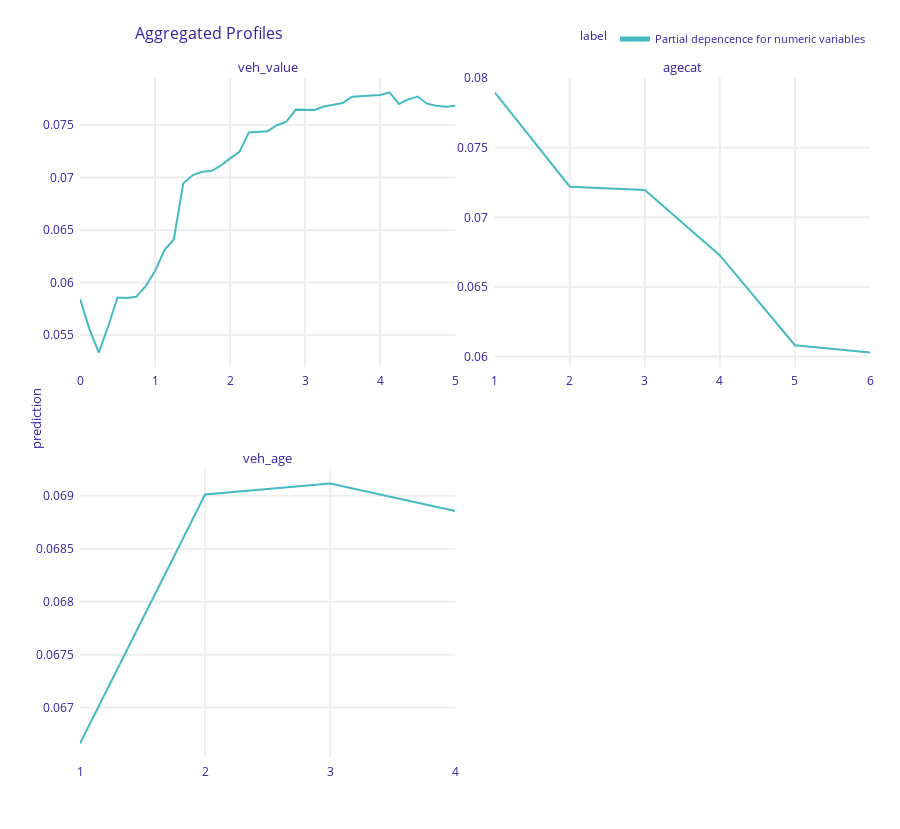
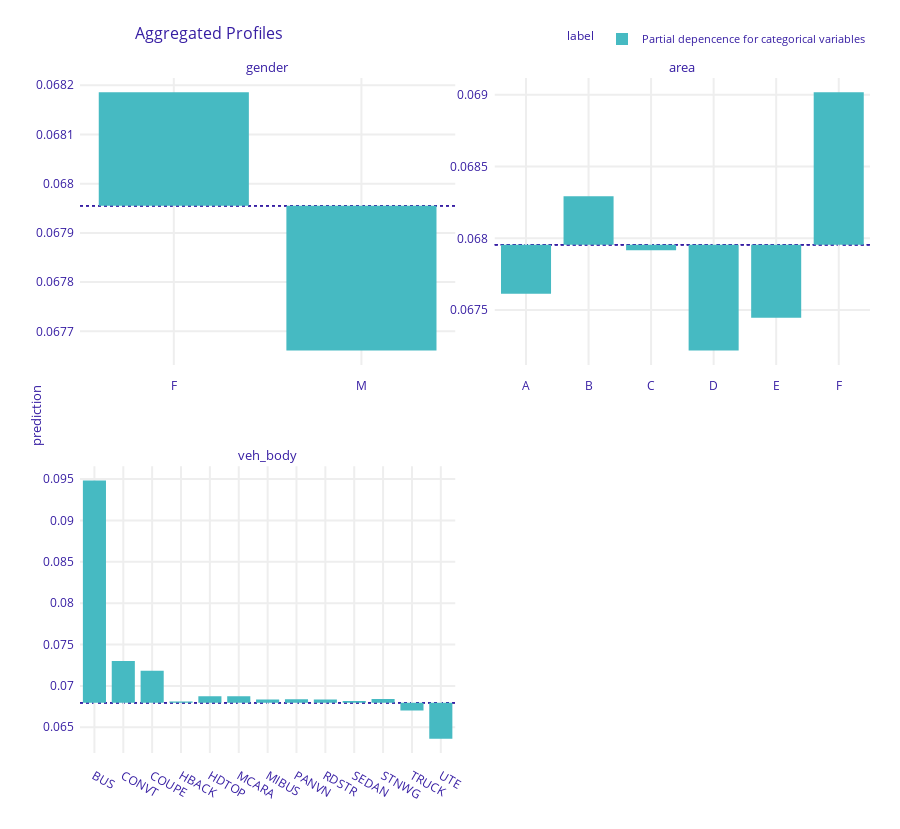

Notebook source saved alongside these figures, in order:
### Code cell
# Partial dependence plots
# Note: As soon as sklearn.inspect.PartialDependenceDisplay
# allows for passing a character grid, it is an option as well.
import dalex as dx

# Define explainer
exp = dx.Explainer(
    search,
    data=df_train,
    predict_function=lambda m, X: m.predict_proba(X)[:, 1],
    verbose=False,
)

# Plots
num_eval_at = {
    "veh_value": np.linspace(0, 5, 41),
    "agecat": sorted(car["agecat"].unique()),
    "veh_age": sorted(car["veh_age"].unique()),
}
pdp_num = exp.model_profile(
    variable_splits=num_eval_at,
    label="Partial depencence for numeric variables",
    verbose=False,
)
pdp_num.plot(facet_scales="free")

pdp_cat = exp.model_profile(
    variable_type="categorical",
    variable_splits=dict(zip(ord_vars, ord_levels)),
    label="Partial depencence for categorical variables",
    verbose=False,
)
pdp_cat.plot(facet_scales="free")

### Figure 1 — Plotly figure (JSON) as saved in the notebook; plotly's stock layout.template omitted (floating-point values rounded to 4 significant figures)
{"data": [{"customdata": [[0.0687, "Partial depencence for numeric variables", "veh_value"], [0.0687, "Partial depencence for numeric variables", "veh_value"], [0.0687, "Partial depencence for numeric variables", "veh_value"], [0.0687, "Partial depencence for numeric variables", "veh_value"], [0.0687, "Partial depencence for numeric variables", "veh_value"], [0.0687, "Partial depencence for numeric variables", "veh_value"], [0.0687, "Partial depencence for numeric variables", "veh_value"], [0.0687, "Partial depencence for numeric variables", "veh_value"], [0.0687, "Partial depencence for numeric variables", "veh_value"], [0.0687, "Partial depencence for numeric variables", "veh_value"], [0.0687, "Partial depencence for numeric variables", "veh_value"], [0.0687, "Partial depencence for numeric variables", "veh_value"], [0.0687, "Partial depencence for numeric variables", "veh_value"], [0.0687, "Partial depencence for numeric variables", "veh_value"], [0.0687, "Partial depencence for numeric variables", "veh_value"], [0.0687, "Partial depencence for numeric variables", "veh_value"], [0.0687, "Partial depencence for numeric variables", "veh_value"], [0.0687, "Partial depencence for numeric variables", "veh_value"], [0.0687, "Partial depencence for numeric variables", "veh_value"], [0.0687, "Partial depencence for numeric variables", "veh_value"], [0.0687, "Partial depencence for numeric variables", "veh_value"], [0.0687, "Partial depencence for numeric variables", "veh_value"], [0.0687, "Partial depencence for numeric variables", "veh_value"], [0.0687, "Partial depencence for numeric variables", "veh_value"], [0.0687, "Partial depencence for numeric variables", "veh_value"], [0.0687, "Partial depencence for numeric variables", "veh_value"], [0.0687, "Partial depencence for numeric variables", "veh_value"], [0.0687, "Partial depencence for numeric variables", "veh_value"], [0.0687, "Partial depencence for numeric variables", "veh_value"], [0.0687, "Partial depencence for numeric variables", "veh_value"], [0.0687, "Partial depencence for numeric variables", "veh_value"], [0.0687, "Partial depencence for numeric variables", "veh_value"], [0.0687, "Partial depencence for numeric variables", "veh_value"], [0.0687, "Partial depencence for numeric variables", "veh_value"], [0.0687, "Partial depencence for numeric variables", "veh_value"], [0.0687, "Partial depencence for numeric variables", "veh_value"], [0.0687, "Partial depencence for numeric variables", "veh_value"], [0.0687, "Partial depencence for numeric variables", "veh_value"], [0.0687, "Partial depencence for numeric variables", "veh_value"], [0.0687, "Partial depencence for numeric variables", "veh_value"], [0.0687, "Partial depencence for numeric variables", "veh_value"]], "hovertemplate": "<b>%{hovertext}</b><br><br>prediction=%{y:.3f}<br>mean_prediction=%{customdata[0]:.3f}<extra></extra>", "hovertext": ["Partial depencence for numeric variables", "Partial depencence for numeric variables", "Partial depencence for numeric variables", "Partial depencence for numeric variables", "Partial depencence for numeric variables", "Partial depencence for numeric variables", "Partial depencence for numeric variables", "Partial depencence for numeric variables", "Partial depencence for numeric variables", "Partial depencence for numeric variables", "Partial depencence for numeric variables", "Partial depencence for numeric variables", "Partial depencence for numeric variables", "Partial depencence for numeric variables", "Partial depencence for numeric variables", "Partial depencence for numeric variables", "Partial depencence for numeric variables", "Partial depencence for numeric variables", "Partial depencence for numeric variables", "Partial depencence for numeric variables", "Partial depencence for numeric variables", "Partial depencence for numeric variables", "Partial depencence for numeric variables", "Partial depencence for numeric variables", "Partial depencence for numeric variables", "Partial depencence for numeric variables", "Partial depencence for numeric variables", "Partial depencence for numeric variables", "Partial depencence for numeric variables", "Partial depencence for numeric variables", "Partial depencence for numeric variables", "Partial depencence for numeric variables", "Partial depencence for numeric variables", "Partial depencence for numeric variables", "Partial depencence for numeric variables", "Partial depencence for numeric variables", "Partial depencence for numeric variables", "Partial depencence for numeric variables", "Partial depencence for numeric variables", "Partial depencence for numeric variables", "Partial depencence for numeric variables"], "legendgroup": "Partial depencence for numeric variables", "line": {"color": "#46bac2", "dash": "solid", "width": 2}, "marker": {"symbol": "circle"}, "mode": "lines", "name": "Partial depencence for numeric variables", "opacity": 1, "orientation": "v", "showlegend": true, "type": "scatter", "x": [0, 0.125, 0.25, 0.375, 0.5, 0.625, 0.75, 0.875, 1, 1.125, 1.25, 1.375, 1.5, 1.625, 1.75, 1.875, 2, 2.125, 2.25, 2.375, 2.5, 2.625, 2.75, 2.875, 3, 3.125, 3.25, 3.375, 3.5, 3.625, 3.75, 3.875, 4, 4.125, 4.25, 4.375, 4.5, 4.625, 4.75, 4.875, 5], "xaxis": "x3", "y": [0.05843, 0.05557, 0.05332, 0.0558, 0.05857, 0.05852, 0.05862, 0.05966, 0.06109, 0.06308, 0.06409, 0.06943, 0.07021, 0.07055, 0.07062, 0.07114, 0.07182, 0.07244, 0.0743, 0.07436, 0.07442, 0.07498, 0.07533, 0.07647, 0.07643, 0.07644, 0.07677, 0.07695, 0.0771, 0.07769, 0.07776, 0.07775, 0.07786, 0.07811, 0.07701, 0.07745, 0.07772, 0.07704, 0.07684, 0.07674, 0.07683], "yaxis": "y3"}, {"customdata": [[0.0687, "Partial depencence for numeric variables", "agecat"], [0.0687, "Partial depencence for numeric variables", "agecat"], [0.0687, "Partial depencence for numeric variables", "agecat"], [0.0687, "Partial depencence for numeric variables", "agecat"], [0.0687, "Partial depencence for numeric variables", "agecat"], [0.0687, "Partial depencence for numeric variables", "agecat"]], "hovertemplate": "<b>%{hovertext}</b><br><br>prediction=%{y:.3f}<br>mean_prediction=%{customdata[0]:.3f}<extra></extra>", "hovertext": ["Partial depencence for numeric variables", "Partial depencence for numeric variables", "Partial depencence for numeric variables", "Partial depencence for numeric variables", "Partial depencence for numeric variables", "Partial depencence for numeric variables"], "legendgroup": "Partial depencence for numeric variables", "line": {"color": "#46bac2", "dash": "solid", "width": 2}, "marker": {"symbol": "circle"}, "mode": "lines", "name": "Partial depencence for numeric variables", "opacity": 1, "orientation": "v", "showlegend": false, "type": "scatter", "x": [1, 2, 3, 4, 5, 6], "xaxis": "x4", "y": [0.07898, 0.0722, 0.07197, 0.06726, 0.06081, 0.06028], "yaxis": "y4"}, {"customdata": [[0.0687, "Partial depencence for numeric variables", "veh_age"], [0.0687, "Partial depencence for numeric variables", "veh_age"], [0.0687, "Partial depencence for numeric variables", "veh_age"], [0.0687, "Partial depencence for numeric variables", "veh_age"]], "hovertemplate": "<b>%{hovertext}</b><br><br>prediction=%{y:.3f}<br>mean_prediction=%{customdata[0]:.3f}<extra></extra>", "hovertext": ["Partial depencence for numeric variables", "Partial depencence for numeric variables", "Partial depencence for numeric variables", "Partial depencence for numeric variables"], "legendgroup": "Partial depencence for numeric variables", "line": {"color": "#46bac2", "dash": "solid", "width": 2}, "marker": {"symbol": "circle"}, "mode": "lines", "name": "Partial depencence for numeric variables", "opacity": 1, "orientation": "v", "showlegend": false, "type": "scatter", "x": [1, 2, 3, 4], "xaxis": "x", "y": [0.06666, 0.06901, 0.06912, 0.06886], "yaxis": "y"}], "layout": {"annotations": [{"font": {"size": 13}, "showarrow": false, "text": "veh_age", "x": 0.2375, "xanchor": "center", "xref": "paper", "y": 0.425, "yanchor": "bottom", "yref": "paper"}, {"font": {"size": 13}, "showarrow": false, "text": "veh_value", "x": 0.2375, "xanchor": "center", "xref": "paper", "y": 1, "yanchor": "bottom", "yref": "paper"}, {"font": {"size": 13}, "showarrow": false, "text": "agecat", "x": 0.7625, "xanchor": "center", "xref": "paper", "y": 1, "yanchor": "bottom", "yref": "paper"}, {"font": {"size": 13}, "showarrow": false, "text": "prediction", "textangle": -90, "x": -0.07, "xref": "paper", "y": 0.5, "yref": "paper"}], "font": {"color": "#371ea3"}, "height": 829, "hovermode": "x unified", "legend": {"font": {"size": 11}, "itemsizing": "constant", "orientation": "h", "title": {"font": {"size": 12}, "text": "label"}, "tracegroupgap": 0, "x": 1, "xanchor": "right", "y": 1.036, "yanchor": "bottom"}, "margin": {"b": 71, "r": 30, "t": 78}, "title": {"font": {"size": 16}, "text": "Aggregated Profiles", "x": 0.15}, "xaxis": {"anchor": "y", "automargin": true, "domain": [0, 0.475], "fixedrange": true, "gridwidth": 2, "showticklabels": true, "tickcolor": "white", "ticklen": 3, "ticks": "outside", "title": {"text": ""}, "type": "linear", "zeroline": false}, "xaxis2": {"anchor": "y2", "automargin": true, "domain": [0.525, 1], "fixedrange": true, "gridwidth": 2, "showticklabels": true, "tickcolor": "white", "ticklen": 3, "ticks": "outside", "title": {"text": ""}, "type": "linear", "zeroline": false}, "xaxis3": {"anchor": "y3", "automargin": true, "domain": [0, 0.475], "fixedrange": true, "gridwidth": 2, "showticklabels": true, "tickcolor": "white", "ticklen": 3, "ticks": "outside", "title": {"text": ""}, "type": "linear", "zeroline": false}, "xaxis4": {"anchor": "y4", "automargin": true, "domain": [0.525, 1], "fixedrange": true, "gridwidth": 2, "showticklabels": true, "tickcolor": "white", "ticklen": 3, "ticks": "outside", "title": {"text": ""}, "type": "linear", "zeroline": false}, "yaxis": {"anchor": "x", "automargin": true, "domain": [0, 0.425], "fixedrange": true, "gridwidth": 2, "showticklabels": true, "tickcolor": "white", "ticklen": 3, "ticks": "outside", "title": {"text": ""}, "type": "linear", "zeroline": false}, "yaxis2": {"anchor": "x2", "automargin": true, "domain": [0, 0.425], "fixedrange": true, "gridwidth": 2, "showticklabels": true, "tickcolor": "white", "ticklen": 3, "ticks": "outside", "title": {"text": ""}, "type": "linear", "zeroline": false}, "yaxis3": {"anchor": "x3", "automargin": true, "domain": [0.575, 1], "fixedrange": true, "gridwidth": 2, "showticklabels": true, "tickcolor": "white", "ticklen": 3, "ticks": "outside", "title": {"text": ""}, "type": "linear", "zeroline": false}, "yaxis4": {"anchor": "x4", "automargin": true, "domain": [0.575, 1], "fixedrange": true, "gridwidth": 2, "showticklabels": true, "tickcolor": "white", "ticklen": 3, "ticks": "outside", "title": {"text": ""}, "type": "linear", "zeroline": false}}}

### Figure 2 — Plotly figure (JSON) as saved in the notebook; plotly's stock layout.template omitted (floating-point values rounded to 4 significant figures)
{"data": [{"alignmentgroup": "True", "base": [0.06796, 0.06796], "customdata": [[0.06819, "Partial depencence for categorical variables", "gender"], [0.06766, "Partial depencence for categorical variables", "gender"]], "hovertemplate": "<b>%{hovertext}</b><br><br>mean_prediction=%{base:.3f}<br>prediction=%{customdata[0]:.3f}<extra></extra>", "hovertext": ["Partial depencence for categorical variables", "Partial depencence for categorical variables"], "legendgroup": "Partial depencence for categorical variables", "marker": {"color": "#46bac2", "pattern": {"shape": ""}}, "name": "Partial depencence for categorical variables", "offsetgroup": "Partial depencence for categorical variables", "orientation": "v", "showlegend": true, "textposition": "auto", "type": "bar", "x": ["F", "M"], "xaxis": "x3", "y": [0.0002305, -0.0002942], "yaxis": "y3"}, {"alignmentgroup": "True", "base": [0.06796, 0.06796, 0.06796, 0.06796, 0.06796, 0.06796], "customdata": [[0.06761, "Partial depencence for categorical variables", "area"], [0.06829, "Partial depencence for categorical variables", "area"], [0.06792, "Partial depencence for categorical variables", "area"], [0.06722, "Partial depencence for categorical variables", "area"], [0.06745, "Partial depencence for categorical variables", "area"], [0.06902, "Partial depencence for categorical variables", "area"]], "hovertemplate": "<b>%{hovertext}</b><br><br>mean_prediction=%{base:.3f}<br>prediction=%{customdata[0]:.3f}<extra></extra>", "hovertext": ["Partial depencence for categorical variables", "Partial depencence for categorical variables", "Partial depencence for categorical variables", "Partial depencence for categorical variables", "Partial depencence for categorical variables", "Partial depencence for categorical variables"], "legendgroup": "Partial depencence for categorical variables", "marker": {"color": "#46bac2", "pattern": {"shape": ""}}, "name": "Partial depencence for categorical variables", "offsetgroup": "Partial depencence for categorical variables", "orientation": "v", "showlegend": false, "textposition": "auto", "type": "bar", "x": ["A", "B", "C", "D", "E", "F"], "xaxis": "x4", "y": [-0.0003411, 0.0003387, -3.904e-05, -0.0007366, -0.0005086, 0.001061], "yaxis": "y4"}, {"alignmentgroup": "True", "base": [0.06796, 0.06796, 0.06796, 0.06796, 0.06796, 0.06796, 0.06796, 0.06796, 0.06796, 0.06796, 0.06796, 0.06796, 0.06796], "customdata": [[0.09483, "Partial depencence for categorical variables", "veh_body"], [0.07302, "Partial depencence for categorical variables", "veh_body"], [0.07185, "Partial depencence for categorical variables", "veh_body"], [0.06812, "Partial depencence for categorical variables", "veh_body"], [0.06876, "Partial depencence for categorical variables", "veh_body"], [0.06875, "Partial depencence for categorical variables", "veh_body"], [0.06835, "Partial depencence for categorical variables", "veh_body"], [0.0684, "Partial depencence for categorical variables", "veh_body"], [0.06837, "Partial depencence for categorical variables", "veh_body"], [0.06819, "Partial depencence for categorical variables", "veh_body"], [0.06843, "Partial depencence for categorical variables", "veh_body"], [0.06702, "Partial depencence for categorical variables", "veh_body"], [0.06363, "Partial depencence for categorical variables", "veh_body"]], "hovertemplate": "<b>%{hovertext}</b><br><br>mean_prediction=%{base:.3f}<br>prediction=%{customdata[0]:.3f}<extra></extra>", "hovertext": ["Partial depencence for categorical variables", "Partial depencence for categorical variables", "Partial depencence for categorical variables", "Partial depencence for categorical variables", "Partial depencence for categorical variables", "Partial depencence for categorical variables", "Partial depencence for categorical variables", "Partial depencence for categorical variables", "Partial depencence for categorical variables", "Partial depencence for categorical variables", "Partial depencence for categorical variables", "Partial depencence for categorical variables", "Partial depencence for categorical variables"], "legendgroup": "Partial depencence for categorical variables", "marker": {"color": "#46bac2", "pattern": {"shape": ""}}, "name": "Partial depencence for categorical variables", "offsetgroup": "Partial depencence for categorical variables", "orientation": "v", "showlegend": false, "textposition": "auto", "type": "bar", "x": ["BUS", "CONVT", "COUPE", "HBACK", "HDTOP", "MCARA", "MIBUS", "PANVN", "RDSTR", "SEDAN", "STNWG", "TRUCK", "UTE"], "xaxis": "x", "y": [0.02688, 0.005064, 0.003892, 0.0001681, 0.0008005, 0.0007916, 0.0003977, 0.0004405, 0.0004164, 0.0002349, 0.0004757, -0.000932, -0.00433], "yaxis": "y"}], "layout": {"annotations": [{"font": {"size": 13}, "showarrow": false, "text": "veh_body", "x": 0.2375, "xanchor": "center", "xref": "paper", "y": 0.425, "yanchor": "bottom", "yref": "paper"}, {"font": {"size": 13}, "showarrow": false, "text": "gender", "x": 0.2375, "xanchor": "center", "xref": "paper", "y": 1, "yanchor": "bottom", "yref": "paper"}, {"font": {"size": 13}, "showarrow": false, "text": "area", "x": 0.7625, "xanchor": "center", "xref": "paper", "y": 1, "yanchor": "bottom", "yref": "paper"}, {"font": {"size": 13}, "showarrow": false, "text": "prediction", "textangle": -90, "x": -0.07, "xref": "paper", "y": 0.5, "yref": "paper"}], "barmode": "group", "font": {"color": "#371ea3"}, "height": 829, "hovermode": "x unified", "legend": {"font": {"size": 11}, "itemsizing": "constant", "orientation": "h", "title": {"font": {"size": 12}, "text": "label"}, "tracegroupgap": 0, "x": 1, "xanchor": "right", "y": 1.036, "yanchor": "bottom"}, "margin": {"b": 71, "r": 30, "t": 78}, "shapes": [{"layer": "below", "line": {"color": "#371ea3", "dash": "dot", "width": 1.5}, "type": "line", "x0": 0, "x1": 1, "xref": "x domain", "y0": 0.06796, "y1": 0.06796, "yref": "y"}, {"layer": "below", "line": {"color": "#371ea3", "dash": "dot", "width": 1.5}, "type": "line", "x0": 0, "x1": 1, "xref": "x3 domain", "y0": 0.06796, "y1": 0.06796, "yref": "y3"}, {"layer": "below", "line": {"color": "#371ea3", "dash": "dot", "width": 1.5}, "type": "line", "x0": 0, "x1": 1, "xref": "x4 domain", "y0": 0.06796, "y1": 0.06796, "yref": "y4"}, {"layer": "below", "line": {"color": "#371ea3", "dash": "dot", "width": 1.5}, "type": "line", "x0": 0, "x1": 1, "xref": "x domain", "y0": 0.06796, "y1": 0.06796, "yref": "y"}, {"layer": "below", "line": {"color": "#371ea3", "dash": "dot", "width": 1.5}, "type": "line", "x0": 0, "x1": 1, "xref": "x3 domain", "y0": 0.06796, "y1": 0.06796, "yref": "y3"}, {"layer": "below", "line": {"color": "#371ea3", "dash": "dot", "width": 1.5}, "type": "line", "x0": 0, "x1": 1, "xref": "x4 domain", "y0": 0.06796, "y1": 0.06796, "yref": "y4"}, {"layer": "below", "line": {"color": "#371ea3", "dash": "dot", "width": 1.5}, "type": "line", "x0": 0, "x1": 1, "xref": "x domain", "y0": 0.06796, "y1": 0.06796, "yref": "y"}, {"layer": "below", "line": {"color": "#371ea3", "dash": "dot", "width": 1.5}, "type": "line", "x0": 0, "x1": 1, "xref": "x3 domain", "y0": 0.06796, "y1": 0.06796, "yref": "y3"}, {"layer": "below", "line": {"color": "#371ea3", "dash": "dot", "width": 1.5}, "type": "line", "x0": 0, "x1": 1, "xref": "x4 domain", "y0": 0.06796, "y1": 0.06796, "yref": "y4"}], "title": {"font": {"size": 16}, "text": "Aggregated Profiles", "x": 0.15}, "xaxis": {"anchor": "y", "automargin": true, "domain": [0, 0.475], "fixedrange": true, "gridwidth": 2, "showticklabels": true, "tickcolor": "white", "ticklen": 10, "ticks": "outside", "title": {"text": ""}, "type": "category"}, "xaxis2": {"anchor": "y2", "automargin": true, "domain": [0.525, 1], "fixedrange": true, "gridwidth": 2, "showticklabels": true, "tickcolor": "white", "ticklen": 10, "ticks": "outside", "title": {"text": ""}, "type": "category"}, "xaxis3": {"anchor": "y3", "automargin": true, "domain": [0, 0.475], "fixedrange": true, "gridwidth": 2, "showticklabels": true, "tickcolor": "white", "ticklen": 10, "ticks": "outside", "title": {"text": ""}, "type": "category"}, "xaxis4": {"anchor": "y4", "automargin": true, "domain": [0.525, 1], "fixedrange": true, "gridwidth": 2, "showticklabels": true, "tickcolor": "white", "ticklen": 10, "ticks": "outside", "title": {"text": ""}, "type": "category"}, "yaxis": {"anchor": "x", "automargin": true, "domain": [0, 0.425], "fixedrange": true, "gridwidth": 2, "showticklabels": true, "tickcolor": "white", "ticklen": 3, "ticks": "outside", "title": {"text": ""}, "type": "linear", "zeroline": false}, "yaxis2": {"anchor": "x2", "automargin": true, "domain": [0, 0.425], "fixedrange": true, "gridwidth": 2, "showticklabels": true, "tickcolor": "white", "ticklen": 3, "ticks": "outside", "title": {"text": ""}, "type": "linear", "zeroline": false}, "yaxis3": {"anchor": "x3", "automargin": true, "domain": [0.575, 1], "fixedrange": true, "gridwidth": 2, "showticklabels": true, "tickcolor": "white", "ticklen": 3, "ticks": "outside", "title": {"text": ""}, "type": "linear", "zeroline": false}, "yaxis4": {"anchor": "x4", "automargin": true, "domain": [0.575, 1], "fixedrange": true, "gridwidth": 2, "showticklabels": true, "tickcolor": "white", "ticklen": 3, "ticks": "outside", "title": {"text": ""}, "type": "linear", "zeroline": false}}}
